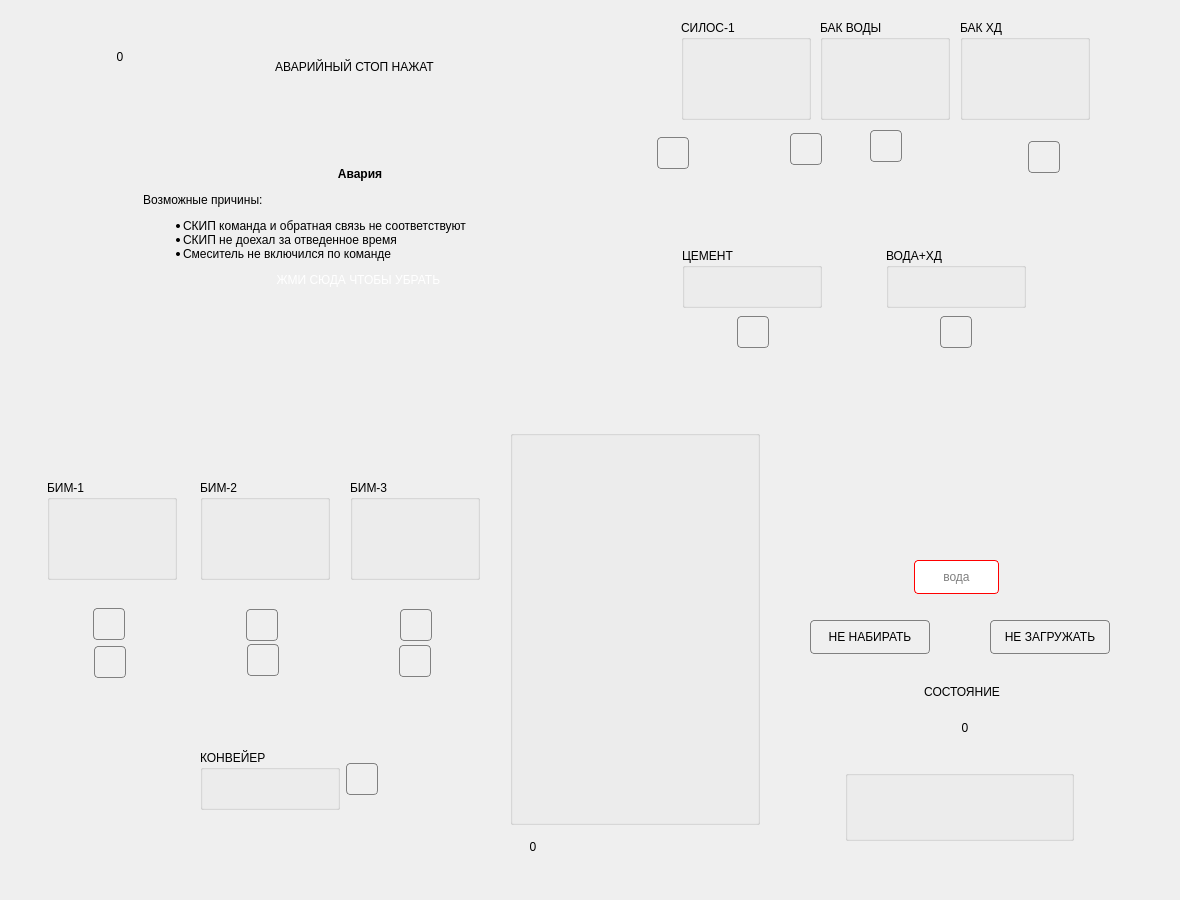
 <widget class="QWidget" name="Home">
  <property name="geometry">
   <rect>
    <x>0</x>
    <y>0</y>
    <width>1180</width>
    <height>900</height>
   </rect>
  </property>
  <property name="windowTitle">
   <string>АСУ БСУ IP-250411 (с) 2025</string>
  </property>
  <property name="windowIcon">
   <iconset resource="../resources/concrete.qrc">
    <normaloff>:/concrete/auto-mixer.png</normaloff>:/concrete/auto-mixer.png</iconset>
  </property>
  <property name="styleSheet">
   <string notr="true">#centralwidget,#Home
{
	background-color: qlineargradient(spread:pad, x1:0, y1:0, x2:1, y2:1, stop:0 rgba(73, 73, 73, 255), stop:1 rgba(133, 133, 133, 255));
}
QAbstractButton:flat
{
	border: 1px solid gray;
	border-radius: 4px;
}
QAbstractButton:flat:pressed
{
	background-color: green;
}
QAbstractButton:flat[style=&quot;open&quot;]
{
	image: url(:/concrete/stop.png);
}
QAbstractButton:flat:pressed[style=&quot;open&quot;]
{
	image: url(:/concrete/down.png);
}
QAbstractButton:flat:checked[style=&quot;open&quot;]
{
	image: url(:/concrete/down.png);
}
QLabel[style=&quot;huge&quot;]
{
	font-size: 20pt;
	font-weight: bold;
	color: white;
}
QLabel[style=&quot;gigantic&quot;]
{
	font-size: 32pt;
	font-weight: bold;
	color: white;
}

QLabel[style=&quot;badge&quot;]
{
	border: 1px solid red;
	background-color: rgba(0,0,0,100);
	color: white;
	border-radius: 4px;
}
QLabel[style=&quot;vodoley-status&quot;]
{
	border: none;
	background-color: rgb(98, 160, 234);
	color: white;
	border-radius: 4px;
	font-weight: bold;
	font-size: 9pt;
	padding: 8px;
}
QLabel[style='hint']
{
	color: lightGray;
	font-weight: bold;
	font-size: 10pt;
}
QLabel[style='tips']
{
	color: lightGray;
	font-size: 7pt;
}
QLabel[style='sys']
{
	color: yellow;
	font-size: 7pt;
}
QGroupBox[style=&quot;vodoley&quot;]
{
	background-color: rgb(94, 92, 100);
	border: 1px solid gray;
}
QAbstractButton:flat[style=&quot;danger&quot;]
{
	background-color: rgba(224, 27, 36,80);
	color: lightGray;
}
QAbstractButton:flat::checked[style=&quot;danger&quot;]
{
	background-color: rgba(224, 27, 36,255);
	color: white;
}
QAbstractButton:flat[style=&quot;warning&quot;]
{
	background-color: rgba(46, 194, 126,80);
	color: lightGray;
}
QAbstractButton:flat::checked[style=&quot;warning&quot;]
{
	background-color: rgb(46, 194, 126);
	color: white;
}
QAbstractButton:flat[style=&quot;helper&quot;]
{
	image: url(:/concrete/power.png);
	padding: 4px;
}
QLabel[style=&quot;danger&quot;]
{
	background-color: rgba(224, 27, 36,180);
	color: white;
	border: 1px solid red;
	border-radius: 4px;
}
</string>
  </property>
  <widget class="RuntimeTrend" name="runtimetrend">
   <property name="geometry">
    <rect>
     <x>16</x>
     <y>13</y>
     <width>623</width>
     <height>405</height>
    </rect>
   </property>
   <property name="styleSheet">
    <string notr="true">padding: 5px;
color: gray;
font-size: 9pt;</string>
   </property>
   <property name="canvasBackground">
    <brush brushstyle="SolidPattern">
     <color alpha="255">
      <red>61</red>
      <green>56</green>
      <blue>70</blue>
     </color>
    </brush>
   </property>
  </widget>
  <widget class="Animation" name="dosator_1">
   <property name="geometry">
    <rect>
     <x>696</x>
     <y>214</y>
     <width>113</width>
     <height>238</height>
    </rect>
   </property>
   <property name="contextMenuPolicy">
    <enum>Qt::CustomContextMenu</enum>
   </property>
   <property name="source">
    <url>
     <string>qrc:/concrete/dcement.mng</string>
    </url>
   </property>
   <property name="playbackHints">
    <set>Animation::Bounce</set>
   </property>
   <widget class="QPushButton" name="dopen_1">
    <property name="geometry">
     <rect>
      <x>41</x>
      <y>102</y>
      <width>32</width>
      <height>32</height>
     </rect>
    </property>
    <property name="text">
     <string/>
    </property>
    <property name="checkable">
     <bool>true</bool>
    </property>
    <property name="flat">
     <bool>true</bool>
    </property>
    <property name="style" stdset="0">
     <string>open</string>
    </property>
   </widget>
   <widget class="Animation" name="rain_1">
    <property name="geometry">
     <rect>
      <x>42</x>
      <y>170</y>
      <width>30</width>
      <height>33</height>
     </rect>
    </property>
    <property name="source">
     <url>
      <string>qrc:/concrete/fillers-rain.mng</string>
     </url>
    </property>
    <property name="playbackHints">
     <set>Animation::Ceaseless</set>
    </property>
   </widget>
  </widget>
  <widget class="Animation" name="dosator_2">
   <property name="geometry">
    <rect>
     <x>900</x>
     <y>212</y>
     <width>115</width>
     <height>174</height>
    </rect>
   </property>
   <property name="contextMenuPolicy">
    <enum>Qt::CustomContextMenu</enum>
   </property>
   <property name="source">
    <url>
     <string>qrc:/concrete/water-dosator.mng</string>
    </url>
   </property>
   <property name="playbackHints">
    <set>Animation::Bounce</set>
   </property>
   <widget class="QPushButton" name="dopen_2">
    <property name="geometry">
     <rect>
      <x>40</x>
      <y>104</y>
      <width>32</width>
      <height>32</height>
     </rect>
    </property>
    <property name="text">
     <string/>
    </property>
    <property name="checkable">
     <bool>true</bool>
    </property>
    <property name="flat">
     <bool>true</bool>
    </property>
    <property name="style" stdset="0">
     <string>open</string>
    </property>
   </widget>
  </widget>
  <widget class="Animation" name="container_1">
   <property name="geometry">
    <rect>
     <x>690</x>
     <y>130</y>
     <width>106</width>
     <height>50</height>
    </rect>
   </property>
   <property name="contextMenuPolicy">
    <enum>Qt::CustomContextMenu</enum>
   </property>
   <property name="source">
    <url>
     <string>qrc:/concrete/lauger.mng</string>
    </url>
   </property>
  </widget>
  <widget class="Animation" name="container_2">
   <property name="geometry">
    <rect>
     <x>910</x>
     <y>132</y>
     <width>42</width>
     <height>42</height>
    </rect>
   </property>
   <property name="contextMenuPolicy">
    <enum>Qt::CustomContextMenu</enum>
   </property>
   <property name="source">
    <url>
     <string>qrc:/concrete/valve.mng</string>
    </url>
   </property>
   <property name="running">
    <bool>false</bool>
   </property>
   <property name="playbackHints">
    <set>Animation::Bounce</set>
   </property>
  </widget>
  <widget class="Animation" name="container_3">
   <property name="geometry">
    <rect>
     <x>960</x>
     <y>132</y>
     <width>42</width>
     <height>42</height>
    </rect>
   </property>
   <property name="contextMenuPolicy">
    <enum>Qt::CustomContextMenu</enum>
   </property>
   <property name="source">
    <url>
     <string>qrc:/concrete/valve.mng</string>
    </url>
   </property>
   <property name="running">
    <bool>false</bool>
   </property>
   <property name="playbackHints">
    <set>Animation::Bounce</set>
   </property>
  </widget>
  <widget class="Animation" name="container_4">
   <property name="geometry">
    <rect>
     <x>40</x>
     <y>583</y>
     <width>146</width>
     <height>126</height>
    </rect>
   </property>
   <property name="contextMenuPolicy">
    <enum>Qt::CustomContextMenu</enum>
   </property>
   <property name="source">
    <url>
     <string>qrc:/concrete/fillers.mng</string>
    </url>
   </property>
   <property name="running">
    <bool>false</bool>
   </property>
   <property name="playbackHints">
    <set>Animation::Bounce</set>
   </property>
   <widget class="QPushButton" name="open_4">
    <property name="geometry">
     <rect>
      <x>53</x>
      <y>25</y>
      <width>32</width>
      <height>32</height>
     </rect>
    </property>
    <property name="text">
     <string/>
    </property>
    <property name="flat">
     <bool>true</bool>
    </property>
    <property name="style" stdset="0">
     <string>open</string>
    </property>
   </widget>
   <widget class="QPushButton" name="vibrator_1">
    <property name="geometry">
     <rect>
      <x>54</x>
      <y>63</y>
      <width>32</width>
      <height>32</height>
     </rect>
    </property>
    <property name="text">
     <string/>
    </property>
    <property name="checkable">
     <bool>true</bool>
    </property>
    <property name="flat">
     <bool>true</bool>
    </property>
    <property name="style" stdset="0">
     <string>helper</string>
    </property>
   </widget>
  </widget>
  <widget class="Animation" name="container_5">
   <property name="geometry">
    <rect>
     <x>192</x>
     <y>583</y>
     <width>146</width>
     <height>126</height>
    </rect>
   </property>
   <property name="contextMenuPolicy">
    <enum>Qt::CustomContextMenu</enum>
   </property>
   <property name="source">
    <url>
     <string>qrc:/concrete/fillers.mng</string>
    </url>
   </property>
   <property name="running">
    <bool>false</bool>
   </property>
   <property name="playbackHints">
    <set>Animation::Bounce</set>
   </property>
   <widget class="QPushButton" name="open_5">
    <property name="geometry">
     <rect>
      <x>54</x>
      <y>26</y>
      <width>32</width>
      <height>32</height>
     </rect>
    </property>
    <property name="text">
     <string/>
    </property>
    <property name="flat">
     <bool>true</bool>
    </property>
    <property name="style" stdset="0">
     <string>open</string>
    </property>
   </widget>
   <widget class="QPushButton" name="vibrator_2">
    <property name="geometry">
     <rect>
      <x>55</x>
      <y>61</y>
      <width>32</width>
      <height>32</height>
     </rect>
    </property>
    <property name="text">
     <string/>
    </property>
    <property name="checkable">
     <bool>true</bool>
    </property>
    <property name="flat">
     <bool>true</bool>
    </property>
    <property name="style" stdset="0">
     <string>helper</string>
    </property>
   </widget>
  </widget>
  <widget class="Animation" name="container_6">
   <property name="geometry">
    <rect>
     <x>344</x>
     <y>583</y>
     <width>146</width>
     <height>126</height>
    </rect>
   </property>
   <property name="contextMenuPolicy">
    <enum>Qt::CustomContextMenu</enum>
   </property>
   <property name="source">
    <url>
     <string>qrc:/concrete/fillers.mng</string>
    </url>
   </property>
   <property name="running">
    <bool>false</bool>
   </property>
   <property name="playbackHints">
    <set>Animation::Bounce</set>
   </property>
   <widget class="QPushButton" name="open_6">
    <property name="geometry">
     <rect>
      <x>56</x>
      <y>26</y>
      <width>32</width>
      <height>32</height>
     </rect>
    </property>
    <property name="text">
     <string/>
    </property>
    <property name="flat">
     <bool>true</bool>
    </property>
    <property name="style" stdset="0">
     <string>open</string>
    </property>
   </widget>
   <widget class="QPushButton" name="vibrator_3">
    <property name="geometry">
     <rect>
      <x>55</x>
      <y>62</y>
      <width>32</width>
      <height>32</height>
     </rect>
    </property>
    <property name="text">
     <string/>
    </property>
    <property name="checkable">
     <bool>true</bool>
    </property>
    <property name="flat">
     <bool>true</bool>
    </property>
    <property name="style" stdset="0">
     <string>helper</string>
    </property>
   </widget>
  </widget>
  <widget class="Animation" name="dosator_3">
   <property name="geometry">
    <rect>
     <x>75</x>
     <y>756</y>
     <width>392</width>
     <height>54</height>
    </rect>
   </property>
   <property name="contextMenuPolicy">
    <enum>Qt::CustomContextMenu</enum>
   </property>
   <property name="source">
    <url>
     <string>qrc:/concrete/conveyor.mng</string>
    </url>
   </property>
   <widget class="QPushButton" name="dopen_3">
    <property name="geometry">
     <rect>
      <x>271</x>
      <y>7</y>
      <width>32</width>
      <height>32</height>
     </rect>
    </property>
    <property name="text">
     <string/>
    </property>
    <property name="checkable">
     <bool>true</bool>
    </property>
    <property name="flat">
     <bool>true</bool>
    </property>
    <property name="style" stdset="0">
     <string>open</string>
    </property>
   </widget>
  </widget>
  <widget class="Animation" name="animation">
   <property name="geometry">
    <rect>
     <x>836</x>
     <y>602</y>
     <width>247</width>
     <height>175</height>
    </rect>
   </property>
   <property name="contextMenuPolicy">
    <enum>Qt::CustomContextMenu</enum>
   </property>
   <property name="source">
    <url>
     <string>qrc:/concrete/mixer-planar.mng</string>
    </url>
   </property>
   <widget class="QLabel" name="mstate_1">
    <property name="geometry">
     <rect>
      <x>34</x>
      <y>70</y>
      <width>184</width>
      <height>39</height>
     </rect>
    </property>
    <property name="text">
     <string>СОСТОЯНИЕ</string>
    </property>
    <property name="alignment">
     <set>Qt::AlignCenter</set>
    </property>
    <property name="style" stdset="0">
     <string>badge</string>
    </property>
   </widget>
   <widget class="QLabel" name="mclosed_1">
    <property name="geometry">
     <rect>
      <x>19</x>
      <y>121</y>
      <width>22</width>
      <height>22</height>
     </rect>
    </property>
    <property name="text">
     <string/>
    </property>
    <property name="pixmap">
     <pixmap resource="../resources/concrete.qrc">:/concrete/red.png</pixmap>
    </property>
   </widget>
   <widget class="QLabel" name="mclosed_2">
    <property name="geometry">
     <rect>
      <x>49</x>
      <y>121</y>
      <width>22</width>
      <height>22</height>
     </rect>
    </property>
    <property name="text">
     <string/>
    </property>
    <property name="pixmap">
     <pixmap resource="../resources/concrete.qrc">:/concrete/green.png</pixmap>
    </property>
   </widget>
   <widget class="QLabel" name="clock_1">
    <property name="geometry">
     <rect>
      <x>80</x>
      <y>101</y>
      <width>98</width>
      <height>49</height>
     </rect>
    </property>
    <property name="text">
     <string>0</string>
    </property>
    <property name="alignment">
     <set>Qt::AlignCenter</set>
    </property>
    <property name="style" stdset="0">
     <string>huge</string>
    </property>
   </widget>
  </widget>
  <widget class="Animation" name="animation_2">
   <property name="geometry">
    <rect>
     <x>790</x>
     <y>705</y>
     <width>114</width>
     <height>137</height>
    </rect>
   </property>
   <property name="source">
    <url>
     <string>qrc:/concrete/lmgate.mng</string>
    </url>
   </property>
   <property name="playbackHints">
    <set>Animation::Bounce</set>
   </property>
  </widget>
  <widget class="DosatorPanel" name="dpanel_1">
   <property name="geometry">
    <rect>
     <x>682</x>
     <y>248</y>
     <width>140</width>
     <height>60</height>
    </rect>
   </property>
   <property name="title">
    <string>ЦЕМЕНТ</string>
   </property>
  </widget>
  <widget class="DosatorPanel" name="dpanel_2">
   <property name="geometry">
    <rect>
     <x>886</x>
     <y>248</y>
     <width>140</width>
     <height>60</height>
    </rect>
   </property>
   <property name="title">
    <string>ВОДА+ХД</string>
   </property>
   <property name="precision">
    <number>1</number>
   </property>
  </widget>
  <widget class="DosatorPanel" name="dpanel_3">
   <property name="geometry">
    <rect>
     <x>200</x>
     <y>750</y>
     <width>140</width>
     <height>60</height>
    </rect>
   </property>
   <property name="title">
    <string>КОНВЕЙЕР</string>
   </property>
  </widget>
  <widget class="DoserPanel" name="cpanel_1">
   <property name="geometry">
    <rect>
     <x>681</x>
     <y>20</y>
     <width>130</width>
     <height>100</height>
    </rect>
   </property>
   <property name="title">
    <string>СИЛОС-1</string>
   </property>
  </widget>
  <widget class="DoserPanel" name="cpanel_2">
   <property name="geometry">
    <rect>
     <x>820</x>
     <y>20</y>
     <width>130</width>
     <height>100</height>
    </rect>
   </property>
   <property name="title">
    <string>БАК ВОДЫ</string>
   </property>
  </widget>
  <widget class="DoserPanel" name="cpanel_3">
   <property name="geometry">
    <rect>
     <x>960</x>
     <y>20</y>
     <width>130</width>
     <height>100</height>
    </rect>
   </property>
   <property name="title">
    <string>БАК ХД</string>
   </property>
   <property name="precision">
    <number>1</number>
   </property>
  </widget>
  <widget class="DoserPanel" name="cpanel_4">
   <property name="geometry">
    <rect>
     <x>47</x>
     <y>480</y>
     <width>130</width>
     <height>100</height>
    </rect>
   </property>
   <property name="title">
    <string>БИМ-1</string>
   </property>
  </widget>
  <widget class="DoserPanel" name="cpanel_5">
   <property name="geometry">
    <rect>
     <x>200</x>
     <y>480</y>
     <width>130</width>
     <height>100</height>
    </rect>
   </property>
   <property name="title">
    <string>БИМ-2</string>
   </property>
  </widget>
  <widget class="DoserPanel" name="cpanel_6">
   <property name="geometry">
    <rect>
     <x>350</x>
     <y>480</y>
     <width>130</width>
     <height>100</height>
    </rect>
   </property>
   <property name="title">
    <string>БИМ-3</string>
   </property>
  </widget>
  <widget class="MixerPanel" name="mixerpanel">
   <property name="geometry">
    <rect>
     <x>845</x>
     <y>770</y>
     <width>229</width>
     <height>71</height>
    </rect>
   </property>
  </widget>
  <widget class="QPushButton" name="open_1">
   <property name="geometry">
    <rect>
     <x>790</x>
     <y>133</y>
     <width>32</width>
     <height>32</height>
    </rect>
   </property>
   <property name="text">
    <string/>
   </property>
   <property name="flat">
    <bool>true</bool>
   </property>
   <property name="style" stdset="0">
    <string>open</string>
   </property>
  </widget>
  <widget class="QLabel" name="elevator_below_1">
   <property name="geometry">
    <rect>
     <x>485</x>
     <y>762</y>
     <width>124</width>
     <height>127</height>
    </rect>
   </property>
   <property name="text">
    <string/>
   </property>
   <property name="pixmap">
    <pixmap resource="../resources/concrete.qrc">:/concrete/elevator-below.png</pixmap>
   </property>
  </widget>
  <widget class="QLabel" name="elevator_above_1">
   <property name="geometry">
    <rect>
     <x>800</x>
     <y>480</y>
     <width>124</width>
     <height>161</height>
    </rect>
   </property>
   <property name="text">
    <string/>
   </property>
   <property name="pixmap">
    <pixmap resource="../resources/concrete.qrc">:/concrete/elevator-above.png</pixmap>
   </property>
  </widget>
  <widget class="ElevatorPanel" name="elevatorpanel">
   <property name="geometry">
    <rect>
     <x>510</x>
     <y>430</y>
     <width>250</width>
     <height>395</height>
    </rect>
   </property>
  </widget>
  <widget class="QLabel" name="elevator_middle_1">
   <property name="geometry">
    <rect>
     <x>700</x>
     <y>580</y>
     <width>124</width>
     <height>127</height>
    </rect>
   </property>
   <property name="text">
    <string/>
   </property>
   <property name="pixmap">
    <pixmap resource="../resources/concrete.qrc">:/concrete/elevator-below.png</pixmap>
   </property>
  </widget>
  <widget class="QLabel" name="mixer_i_1">
   <property name="geometry">
    <rect>
     <x>71</x>
     <y>32</y>
     <width>98</width>
     <height>49</height>
    </rect>
   </property>
   <property name="text">
    <string>0</string>
   </property>
   <property name="alignment">
    <set>Qt::AlignCenter</set>
   </property>
   <property name="style" stdset="0">
    <string>huge</string>
   </property>
  </widget>
  <widget class="QLineEdit" name="lineEdit">
   <property name="geometry">
    <rect>
     <x>914</x>
     <y>560</y>
     <width>85</width>
     <height>34</height>
    </rect>
   </property>
   <property name="styleSheet">
    <string notr="true">QLineEdit
{
	border-radius: 4px;
	padding: 4px;
	border: 1px solid red;
}</string>
   </property>
   <property name="alignment">
    <set>Qt::AlignCenter</set>
   </property>
   <property name="placeholderText">
    <string>вода</string>
   </property>
   <property name="style" stdset="0">
    <string/>
   </property>
  </widget>
  <widget class="QPushButton" name="pushButton">
   <property name="geometry">
    <rect>
     <x>810</x>
     <y>620</y>
     <width>120</width>
     <height>34</height>
    </rect>
   </property>
   <property name="text">
    <string>НЕ НАБИРАТЬ</string>
   </property>
   <property name="checkable">
    <bool>true</bool>
   </property>
   <property name="flat">
    <bool>true</bool>
   </property>
   <property name="style" stdset="0">
    <string>danger</string>
   </property>
  </widget>
  <widget class="QPushButton" name="pushButton_2">
   <property name="geometry">
    <rect>
     <x>990</x>
     <y>620</y>
     <width>120</width>
     <height>34</height>
    </rect>
   </property>
   <property name="text">
    <string>НЕ ЗАГРУЖАТЬ</string>
   </property>
   <property name="checkable">
    <bool>true</bool>
   </property>
   <property name="flat">
    <bool>true</bool>
   </property>
   <property name="style" stdset="0">
    <string>warning</string>
   </property>
  </widget>
  <widget class="Animation" name="apump_1">
   <property name="geometry">
    <rect>
     <x>1000</x>
     <y>120</y>
     <width>84</width>
     <height>82</height>
    </rect>
   </property>
   <property name="contextMenuPolicy">
    <enum>Qt::CustomContextMenu</enum>
   </property>
   <property name="source">
    <url>
     <string>qrc:/concrete/pump.mng</string>
    </url>
   </property>
   <widget class="QPushButton" name="open_3">
    <property name="geometry">
     <rect>
      <x>28</x>
      <y>21</y>
      <width>32</width>
      <height>32</height>
     </rect>
    </property>
    <property name="text">
     <string/>
    </property>
    <property name="flat">
     <bool>true</bool>
    </property>
    <property name="style" stdset="0">
     <string>open</string>
    </property>
   </widget>
  </widget>
  <widget class="QPushButton" name="vibrator_4">
   <property name="geometry">
    <rect>
     <x>657</x>
     <y>137</y>
     <width>32</width>
     <height>32</height>
    </rect>
   </property>
   <property name="text">
    <string/>
   </property>
   <property name="checkable">
    <bool>true</bool>
   </property>
   <property name="flat">
    <bool>true</bool>
   </property>
   <property name="style" stdset="0">
    <string>helper</string>
   </property>
  </widget>
  <widget class="QLabel" name="label">
   <property name="enabled">
    <bool>false</bool>
   </property>
   <property name="geometry">
    <rect>
     <x>580</x>
     <y>0</y>
     <width>128</width>
     <height>408</height>
    </rect>
   </property>
   <property name="text">
    <string/>
   </property>
   <property name="pixmap">
    <pixmap resource="../resources/concrete.qrc">:/concrete/silage-short.png</pixmap>
   </property>
  </widget>
  <widget class="QLabel" name="hlevel_1">
   <property name="geometry">
    <rect>
     <x>641</x>
     <y>56</y>
     <width>22</width>
     <height>22</height>
    </rect>
   </property>
   <property name="text">
    <string/>
   </property>
   <property name="pixmap">
    <pixmap resource="../resources/concrete.qrc">:/concrete/red.png</pixmap>
   </property>
  </widget>
  <widget class="QLabel" name="llevel_1">
   <property name="geometry">
    <rect>
     <x>642</x>
     <y>265</y>
     <width>22</width>
     <height>22</height>
    </rect>
   </property>
   <property name="text">
    <string/>
   </property>
   <property name="pixmap">
    <pixmap resource="../resources/concrete.qrc">:/concrete/green.png</pixmap>
   </property>
  </widget>
  <widget class="QPushButton" name="open_2">
   <property name="geometry">
    <rect>
     <x>870</x>
     <y>130</y>
     <width>32</width>
     <height>32</height>
    </rect>
   </property>
   <property name="text">
    <string/>
   </property>
   <property name="flat">
    <bool>true</bool>
   </property>
   <property name="style" stdset="0">
    <string>open</string>
   </property>
  </widget>
  <widget class="Animation" name="rain_2">
   <property name="geometry">
    <rect>
     <x>943</x>
     <y>376</y>
     <width>32</width>
     <height>95</height>
    </rect>
   </property>
   <property name="source">
    <url>
     <string>qrc:/concrete/water-rain.mng</string>
    </url>
   </property>
   <property name="playbackHints">
    <set>Animation::Ceaseless</set>
   </property>
  </widget>
  <widget class="Animation" name="rain_3">
   <property name="geometry">
    <rect>
     <x>76</x>
     <y>702</y>
     <width>30</width>
     <height>33</height>
    </rect>
   </property>
   <property name="source">
    <url>
     <string>qrc:/concrete/fillers-rain.mng</string>
    </url>
   </property>
   <property name="playbackHints">
    <set>Animation::Ceaseless</set>
   </property>
  </widget>
  <widget class="Animation" name="rain_4">
   <property name="geometry">
    <rect>
     <x>120</x>
     <y>702</y>
     <width>30</width>
     <height>33</height>
    </rect>
   </property>
   <property name="source">
    <url>
     <string>qrc:/concrete/fillers-rain.mng</string>
    </url>
   </property>
   <property name="playbackHints">
    <set>Animation::Ceaseless</set>
   </property>
  </widget>
  <widget class="Animation" name="rain_5">
   <property name="geometry">
    <rect>
     <x>228</x>
     <y>702</y>
     <width>30</width>
     <height>33</height>
    </rect>
   </property>
   <property name="source">
    <url>
     <string>qrc:/concrete/fillers-rain.mng</string>
    </url>
   </property>
   <property name="playbackHints">
    <set>Animation::Ceaseless</set>
   </property>
  </widget>
  <widget class="Animation" name="rain_6">
   <property name="geometry">
    <rect>
     <x>272</x>
     <y>702</y>
     <width>30</width>
     <height>33</height>
    </rect>
   </property>
   <property name="source">
    <url>
     <string>qrc:/concrete/fillers-rain.mng</string>
    </url>
   </property>
   <property name="playbackHints">
    <set>Animation::Ceaseless</set>
   </property>
  </widget>
  <widget class="Animation" name="rain_7">
   <property name="geometry">
    <rect>
     <x>380</x>
     <y>702</y>
     <width>30</width>
     <height>33</height>
    </rect>
   </property>
   <property name="source">
    <url>
     <string>qrc:/concrete/fillers-rain.mng</string>
    </url>
   </property>
   <property name="playbackHints">
    <set>Animation::Ceaseless</set>
   </property>
  </widget>
  <widget class="Animation" name="rain_8">
   <property name="geometry">
    <rect>
     <x>424</x>
     <y>702</y>
     <width>30</width>
     <height>33</height>
    </rect>
   </property>
   <property name="source">
    <url>
     <string>qrc:/concrete/fillers-rain.mng</string>
    </url>
   </property>
   <property name="playbackHints">
    <set>Animation::Ceaseless</set>
   </property>
  </widget>
  <widget class="Animation" name="rain_9">
   <property name="geometry">
    <rect>
     <x>918</x>
     <y>168</y>
     <width>32</width>
     <height>95</height>
    </rect>
   </property>
   <property name="source">
    <url>
     <string>qrc:/concrete/water-rain.mng</string>
    </url>
   </property>
   <property name="playbackHints">
    <set>Animation::Ceaseless</set>
   </property>
  </widget>
  <widget class="Animation" name="rain_10">
   <property name="geometry">
    <rect>
     <x>967</x>
     <y>167</y>
     <width>32</width>
     <height>95</height>
    </rect>
   </property>
   <property name="source">
    <url>
     <string>qrc:/concrete/water-rain.mng</string>
    </url>
   </property>
   <property name="playbackHints">
    <set>Animation::Ceaseless</set>
   </property>
  </widget>
  <widget class="QLabel" name="label_2">
   <property name="geometry">
    <rect>
     <x>497</x>
     <y>830</y>
     <width>72</width>
     <height>34</height>
    </rect>
   </property>
   <property name="text">
    <string>0</string>
   </property>
   <property name="alignment">
    <set>Qt::AlignCenter</set>
   </property>
   <property name="style" stdset="0">
    <string>badge</string>
   </property>
  </widget>
  <widget class="QLabel" name="emergency">
   <property name="geometry">
    <rect>
     <x>143</x>
     <y>132</y>
     <width>434</width>
     <height>191</height>
    </rect>
   </property>
   <property name="text">
    <string>&lt;html&gt;
&lt;head&gt;
&lt;style&gt;
a:link {
  color: white;
  background-color: transparent;
  text-decoration: none;
}
a:visited {
  color: white;
  background-color: transparent;
  text-decoration: none;
}
a:hover {
  text-decoration: underline;
}
a:active {
  text-decoration: underline;
}
&lt;/style&gt;
&lt;/head&gt;
&lt;body&gt;
&lt;h4&gt;Авария&lt;/h4&gt;
&lt;p align=&quot;left&quot; style=&quot;margin-left:2em;&quot;&gt;Возможные причины:&lt;/p&gt;
&lt;ul align=&quot;left&quot;&gt;
&lt;li&gt;СКИП команда и обратная связь не соответствуют&lt;/li&gt;
&lt;li&gt;СКИП не доехал за отведенное время&lt;/li&gt;
&lt;li&gt;Смеситель не включился по команде&lt;/li&gt;
&lt;/ul&gt;
&lt;a href=&quot;#&quot;&gt;ЖМИ СЮДА ЧТОБЫ УБРАТЬ&lt;/a&gt;
&lt;/body&gt;
&lt;/html&gt;</string>
   </property>
   <property name="alignment">
    <set>Qt::AlignCenter</set>
   </property>
   <property name="style" stdset="0">
    <string>danger</string>
   </property>
  </widget>
  <widget class="QLabel" name="emergency_2">
   <property name="geometry">
    <rect>
     <x>227</x>
     <y>31</y>
     <width>255</width>
     <height>71</height>
    </rect>
   </property>
   <property name="text">
    <string>АВАРИЙНЫЙ СТОП НАЖАТ</string>
   </property>
   <property name="alignment">
    <set>Qt::AlignCenter</set>
   </property>
   <property name="style" stdset="0">
    <string>danger</string>
   </property>
  </widget>
  <zorder>elevator_below_1</zorder>
  <zorder>label_2</zorder>
  <zorder>rain_9</zorder>
  <zorder>rain_10</zorder>
  <zorder>rain_2</zorder>
  <zorder>label</zorder>
  <zorder>apump_1</zorder>
  <zorder>animation_2</zorder>
  <zorder>elevator_middle_1</zorder>
  <zorder>runtimetrend</zorder>
  <zorder>dosator_1</zorder>
  <zorder>dosator_2</zorder>
  <zorder>container_1</zorder>
  <zorder>container_2</zorder>
  <zorder>container_3</zorder>
  <zorder>container_4</zorder>
  <zorder>container_5</zorder>
  <zorder>container_6</zorder>
  <zorder>dosator_3</zorder>
  <zorder>animation</zorder>
  <zorder>dpanel_1</zorder>
  <zorder>dpanel_2</zorder>
  <zorder>dpanel_3</zorder>
  <zorder>cpanel_1</zorder>
  <zorder>cpanel_2</zorder>
  <zorder>cpanel_3</zorder>
  <zorder>cpanel_4</zorder>
  <zorder>cpanel_5</zorder>
  <zorder>cpanel_6</zorder>
  <zorder>mixerpanel</zorder>
  <zorder>open_1</zorder>
  <zorder>elevator_above_1</zorder>
  <zorder>elevatorpanel</zorder>
  <zorder>mixer_i_1</zorder>
  <zorder>lineEdit</zorder>
  <zorder>pushButton</zorder>
  <zorder>pushButton_2</zorder>
  <zorder>vibrator_4</zorder>
  <zorder>hlevel_1</zorder>
  <zorder>llevel_1</zorder>
  <zorder>open_2</zorder>
  <zorder>rain_3</zorder>
  <zorder>rain_4</zorder>
  <zorder>rain_5</zorder>
  <zorder>rain_6</zorder>
  <zorder>rain_7</zorder>
  <zorder>rain_8</zorder>
  <zorder>emergency</zorder>
  <zorder>emergency_2</zorder>
 </widget>
